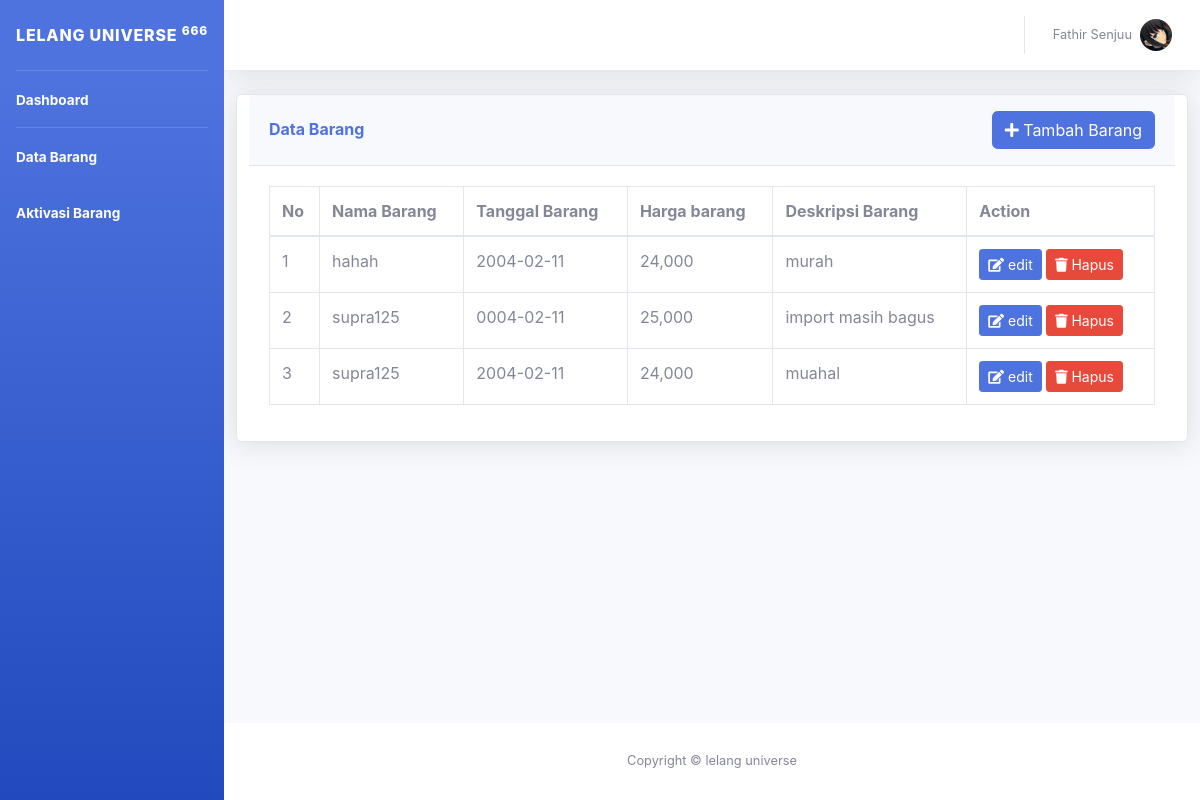
The page /barang/barang.php on the database its author committed.
### tables this page shows
CREATE TABLE `tb_barang` (
  `id_barang` int NOT NULL,
  `nama_barang` varchar(100) NOT NULL,
  `tgl` varchar(100) NOT NULL,
  `harga_awal` varchar(100) NOT NULL,
  `deskripsi_barang` varchar(100) NOT NULL
);

### barang/barang.php (the view, shortened to what this page needs)
<?php
include '../layouts/header.php';
?>
<div id="wrapper">
    <?php include '../layouts/sidebar.php'; ?>
    <div id="content-wrapper" class="d-flex flex-column">
        <div id="content">
            <?php require_once '../layouts/navbar.php'; ?>
            <div class="container-fluid">
                <div class="row">
                    <div class="card shadow mb-4 col-12">
                        <div class="card-header py-3">
                            <div class="d-sm-flex align-items-center justify-content-between">
                                <h6 class="m-0 font-weight-bold text-primary">Data Barang</h6>
                                <button type="submit" class="btn btn-primary" data-toggle="modal" data-target="#modal-tambah">
                                    <i class="fas fa-plus"></i> Tambah Barang
                                </button>
                            </div>
                        </div>
                        <div class="card-body">
                            <div class="table-responsive">
                                <table class="table table-bordered" id="dataTable" width="100%" cellspacing="0">
                                    <thead>
                                        <tr>
                                            <th width="50">No</th>
                                            <th>Nama Barang</th>
                                            <th>Tanggal Barang </th>
                                            <th>Harga barang</th>
                                            <th>Deskripsi Barang</th>
                                            <th>Action</th>
                                        </tr>
                                    </thead>
                                    <tbody>
                                        <?php
                                        $no = 1;
                                        include "../koneksi.php";
                                        $tb_barang    = mysqli_query($koneksi, "SELECT * FROM tb_barang");
                                        while ($barangs = mysqli_fetch_array($tb_barang)) {
                                        ?>
                                            <tr>
                                                <td><?php echo $no++ ?></td>
                                                <td><?= $barangs['nama_barang'] ?></td>
                                                <td><?= $barangs['tgl'] ?></td>
                                                <td><?= number_format($barangs['harga_awal']) ?></td>
                                                <td><?= $barangs['deskripsi_barang'] ?></td>
                                                <td>
                                                    <button type="submit" class="btn btn-primary btn-sm" data-bs-toggle="modal" data-bs-target="#tambahdata<?= $barangs['id_barang']; ?>">
                                                        <i class="fas fa-edit"></i> edit </button>
                                                    <button type="submit" class="btn btn-danger btn-sm" data-toggle="modal" data-target="#modal-hapus<?= $barangs['id_barang'] ?>">
                                                        <i class="fas fa-trash"></i> Hapus
                                                    </button>
                                                </td>
                                            </tr>
                                        <?php } ?>
                                    </tbody>
                                </table>
                            </div>
                        </div>
                    </div>
                </div>
            </div>
        </div>
        <?php
        require_once '../layouts/footer.php';
        ?>

### layouts/header.php (shortened to what this page needs)
<!DOCTYPE html>
<html lang="en">
<head>
    <link href="http://localhost/webme/asset/vendor/fontawesome-free/css/all.min.css" rel="stylesheet" type="text/css">
    <link rel="stylesheet" href="http://localhost/webme/css/sb-admin-2.css">
    <link href="http://localhost/webme/asset/css/sb-admin-2.min.css" rel="stylesheet">
</head>
<body id="page-top">

### layouts/sidebar.php
<div id="wrapper">
    <ul class="navbar-nav bg-gradient-primary sidebar sidebar-dark accordion" id="accordionSidebar">
        <a class="sidebar-brand d-flex align-items-center justify-content-center" href="http://localhost/webme/index.php">
            <div class="sidebar-brand-text">Lelang Universe <sup>666</sup></div>
        </a>
        <hr class="sidebar-divider my-0">
        <li class="nav-item active">
            <a class="nav-link" href="http://localhost/webme/home/index.php">
                <span>Dashboard</span></a>
        </li>
        <hr class="sidebar-divider my-0">
        <li class="nav-item active">
            <a class="nav-link" href="http://localhost/webme/barang/barang.php">
                <span>Data Barang</span></a>
        </li>
        <li class="nav-item active">
            <a class="nav-link" href="http://localhost/webme/barang/aktivasi.php">
                <span>Aktivasi Barang</span></a>
        </li>
    </ul>
</div>

### layouts/navbar.php (shortened to what this page needs)
<nav class="navbar navbar-expand navbar-light bg-white topbar mb-4 static-top shadow">
    <ul class="navbar-nav ml-auto">
        <li class="nav-item dropdown no-arrow">
            <a class="nav-link dropdown-toggle" href="#" id="userDropdown" role="button" data-toggle="dropdown" aria-haspopup="true" aria-expanded="false">
                <span class="mr-2 d-none d-lg-inline text-gray-600 small">Fathir Senjuu</span>
                <img class="img-profile rounded-circle" src="http://localhost/webme/asset/img/profil.jpg">
            </a>
        </li>
    </ul>
</nav>

### layouts/footer.php (shortened to what this page needs)
<footer class="sticky-footer bg-white">
    <div class="container my-auto">
        <div class="copyright text-center my-auto">
            <span>Copyright &copy; lelang universe</span>
        </div>
    </div>
</footer>
</div>
</div>
</body>
</html>

### rows shown on the page
tb_barang: nama_barang "hahah", tgl "2004-02-11", harga_awal "24,000", deskripsi_barang "murah"
tb_barang: nama_barang "supra125", tgl "0004-02-11", harga_awal "25,000", deskripsi_barang "import masih bagus"
tb_barang: nama_barang "supra125", tgl "2004-02-11", harga_awal "24,000", deskripsi_barang "muahal"
